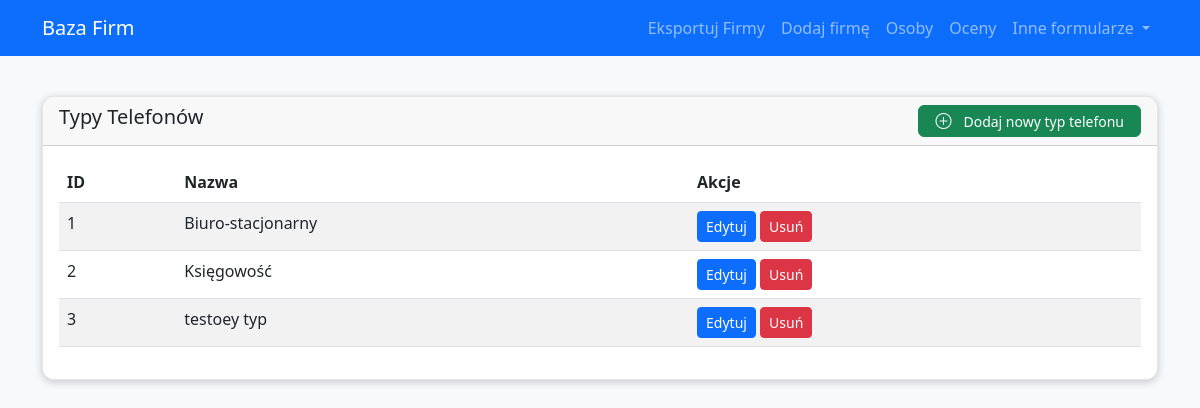
The page /phone_types on the database its author committed.
### app/models.py (models this page shows)
class TelefonTyp(db.Model):
    __tablename__ = 'TELEFON_TYP'
    ID_TELEFON_TYP = db.Column(db.Integer, primary_key=True)
    Typ_telefonu = db.Column(db.Text)
    telefony = db.relationship('Telefon', backref='typ_telefonu', lazy='dynamic')

### app/routes.py (the view)
@main.route('/phone_types')
def list_phone_types():
    phone_types = TelefonTyp.query.all()
    return render_template('phone_types.html', items=phone_types, title='Typy Telefonów')

### app/templates/phone_types.html
{% extends 'base.html' %}
{% block content %}
<div class="row">
    <div class="col-12">
        <div class="card">
            <div class="card-header d-flex justify-content-between align-items-center">
                <h5 class="card-title">{{ title }}</h5>
                 <a href="{{ url_for('main.new_phone_type') }}" class="btn btn-success btn-sm">
                    <i class="bi bi-plus-circle"></i> Dodaj nowy typ telefonu
                </a>
            </div>
            <div class="card-body">
                <table class="table table-striped">
                    <thead>
                        <tr>
                            <th>ID</th>
                            <th>Nazwa</th>
                            <th>Akcje</th>
                        </tr>
                    </thead>
                    <tbody>
                        {% for item in items %}
                        <tr>
                            <td>{{ item.ID_TELEFON_TYP }}</td>
                            <td>{{ item.Typ_telefonu }}</td>
                            <td>
                                <a href="{{ url_for('main.edit_phone_type', id=item.ID_TELEFON_TYP) }}" class="btn btn-sm btn-primary">Edytuj</a>
                                <form action="{{ url_for('main.delete_phone_type', id=item.ID_TELEFON_TYP) }}" method="POST" style="display: inline;">
                                    <button type="submit" class="btn btn-sm btn-danger" onclick="return confirm('Czy na pewno chcesz usunąć ten typ telefonu?');">Usuń</button>
                                </form>
                            </td>
                        </tr>
                        {% endfor %}
                    </tbody>
                </table>
            </div>
        </div>
    </div>
</div>
{% endblock %}

### app/static/css/main.css (style rules this page uses)
:root { --btn-primary-color: #0d6efd; --btn-secondary-color: #6c757d; --btn-success-color: #198754; --card-border-color: rgba(0, 0, 0, 0.1); }
body { background-color: #f8f9fa; position: relative; }
.card { border-radius: 12px; box-shadow: 0 2px 8px rgba(0, 0, 0, 0.2); margin-bottom: 1.5rem; border: 1px solid var(--card-border-color); overflow: hidden; transition: all 0.3s ease; }
.card-header .btn, .mobile-filter-content .btn { height: 32px; display: inline-flex; align-items: center; justify-content: center; gap: 0.5rem; font-weight: 500; border-radius: 0.375rem; transition: all 0.2s ease; padding: 0.375rem 0.75rem; }
.d-grid.gap-2.mt-4, .d-flex.justify-content-between { display: flex !important; flex-wrap: wrap; justify-content: space-between; gap: 8px; }
.btn .bi { font-size: 1rem; margin-right: 0.25rem; }
.d-flex.justify-content-between .btn { min-width: 150px; padding: 0.5rem 1rem; font-weight: 500; display: inline-flex; align-items: center; justify-content: center; gap: 0.5rem; }
.bi { font-size: 1rem; line-height: 1; vertical-align: middle; }

### rows shown on the page
TelefonTyp: ID_TELEFON_TYP "1", Typ_telefonu "Biuro-stacjonarny"
TelefonTyp: ID_TELEFON_TYP "2", Typ_telefonu "Księgowość"
TelefonTyp: ID_TELEFON_TYP "3", Typ_telefonu "testoey typ"

### other values the page prints
{{ title }} "Typy Telefonów"
